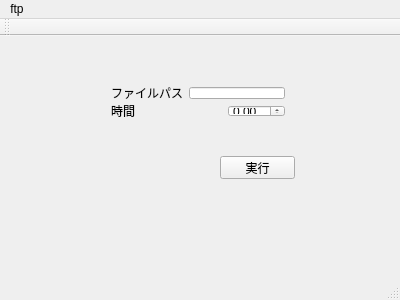
<?xml version="1.0" encoding="UTF-8"?>
<ui version="4.0">
 <class>MainWindow</class>
 <widget class="QMainWindow" name="MainWindow">
  <property name="geometry">
   <rect>
    <x>0</x>
    <y>0</y>
    <width>400</width>
    <height>300</height>
   </rect>
  </property>
  <property name="windowTitle">
   <string>MainWindow</string>
  </property>
  <widget class="QWidget" name="centralWidget">
   <widget class="QPushButton" name="execButton">
    <property name="geometry">
     <rect>
      <x>220</x>
      <y>120</y>
      <width>75</width>
      <height>23</height>
     </rect>
    </property>
    <property name="text">
     <string>実行</string>
    </property>
   </widget>
   <widget class="QWidget" name="">
    <property name="geometry">
     <rect>
      <x>100</x>
      <y>40</y>
      <width>196</width>
      <height>52</height>
     </rect>
    </property>
    <layout class="QVBoxLayout" name="verticalLayout">
     <item>
      <layout class="QHBoxLayout" name="horizontalLayout">
       <item alignment="Qt::AlignLeft">
        <widget class="QLabel" name="label">
         <property name="text">
          <string>ファイルパス</string>
         </property>
        </widget>
       </item>
       <item>
        <widget class="QLineEdit" name="filePathInput"/>
       </item>
      </layout>
     </item>
     <item>
      <layout class="QHBoxLayout" name="horizontalLayout_2">
       <item alignment="Qt::AlignLeft">
        <widget class="QLabel" name="label_2">
         <property name="text">
          <string>時間</string>
         </property>
        </widget>
       </item>
       <item alignment="Qt::AlignRight">
        <widget class="QDoubleSpinBox" name="waiteTimeInput"/>
       </item>
      </layout>
     </item>
    </layout>
   </widget>
  </widget>
  <widget class="QToolBar" name="mainToolBar">
   <attribute name="toolBarArea">
    <enum>TopToolBarArea</enum>
   </attribute>
   <attribute name="toolBarBreak">
    <bool>false</bool>
   </attribute>
  </widget>
  <widget class="QStatusBar" name="statusBar"/>
  <widget class="QMenuBar" name="menuBar">
   <property name="geometry">
    <rect>
     <x>0</x>
     <y>0</y>
     <width>400</width>
     <height>21</height>
    </rect>
   </property>
   <widget class="QMenu" name="menuFtp">
    <property name="title">
     <string>ftp</string>
    </property>
    <addaction name="separator"/>
    <addaction name="separator"/>
    <addaction name="separator"/>
   </widget>
   <addaction name="menuFtp"/>
  </widget>
 </widget>
 <layoutdefault spacing="6" margin="11"/>
 <resources/>
 <connections/>
</ui>
